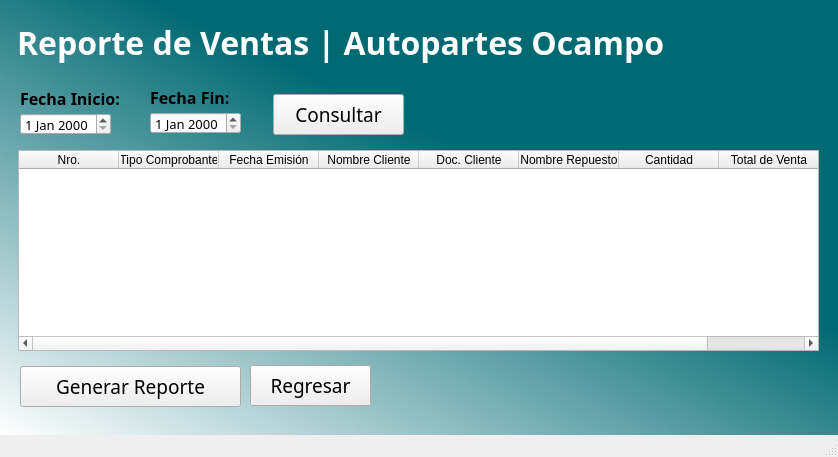
<?xml version="1.0" encoding="UTF-8"?>
<ui version="4.0">
 <class>MainWindow</class>
 <widget class="QMainWindow" name="MainWindow">
  <property name="geometry">
   <rect>
    <x>0</x>
    <y>0</y>
    <width>838</width>
    <height>457</height>
   </rect>
  </property>
  <property name="minimumSize">
   <size>
    <width>838</width>
    <height>457</height>
   </size>
  </property>
  <property name="maximumSize">
   <size>
    <width>838</width>
    <height>457</height>
   </size>
  </property>
  <property name="font">
   <font>
    <family>Century Gothic</family>
    <pointsize>10</pointsize>
   </font>
  </property>
  <property name="windowTitle">
   <string>Admin_Inventario</string>
  </property>
  <property name="styleSheet">
   <string notr="true">QWidget#centralwidget{
background-color: qlineargradient(spread:pad, x1:0.829, y1:0.107455, x2:0, y2:1, stop:0.295455 rgba(0, 105, 114, 255), stop:1 rgba(255, 255, 255, 255));}</string>
  </property>
  <widget class="QWidget" name="centralwidget">
   <widget class="QLabel" name="label_4">
    <property name="geometry">
     <rect>
      <x>17</x>
      <y>7</y>
      <width>671</width>
      <height>71</height>
     </rect>
    </property>
    <property name="minimumSize">
     <size>
      <width>501</width>
      <height>71</height>
     </size>
    </property>
    <property name="font">
     <font>
      <family>Century Gothic</family>
      <pointsize>24</pointsize>
      <weight>75</weight>
      <bold>true</bold>
     </font>
    </property>
    <property name="styleSheet">
     <string notr="true">color: rgb(255, 255, 255);</string>
    </property>
    <property name="text">
     <string>Reporte de Ventas | Autopartes Ocampo</string>
    </property>
   </widget>
   <widget class="QTableWidget" name="tblInventario">
    <property name="geometry">
     <rect>
      <x>18</x>
      <y>150</y>
      <width>801</width>
      <height>201</height>
     </rect>
    </property>
    <property name="minimumSize">
     <size>
      <width>801</width>
      <height>201</height>
     </size>
    </property>
    <property name="maximumSize">
     <size>
      <width>801</width>
      <height>201</height>
     </size>
    </property>
    <property name="font">
     <font>
      <family>Century Gothic</family>
      <pointsize>10</pointsize>
     </font>
    </property>
    <column>
     <property name="text">
      <string>Nro.</string>
     </property>
    </column>
    <column>
     <property name="text">
      <string>Tipo Comprobante</string>
     </property>
    </column>
    <column>
     <property name="text">
      <string>Fecha Emisión</string>
     </property>
    </column>
    <column>
     <property name="text">
      <string>Nombre Cliente</string>
     </property>
    </column>
    <column>
     <property name="text">
      <string>Doc. Cliente</string>
     </property>
    </column>
    <column>
     <property name="text">
      <string>Nombre Repuesto</string>
     </property>
    </column>
    <column>
     <property name="text">
      <string>Cantidad</string>
     </property>
    </column>
    <column>
     <property name="text">
      <string>Total de Venta</string>
     </property>
    </column>
   </widget>
   <widget class="QLabel" name="label_5">
    <property name="geometry">
     <rect>
      <x>580</x>
      <y>80</y>
      <width>241</width>
      <height>81</height>
     </rect>
    </property>
    <property name="styleSheet">
     <string notr="true"/>
    </property>
    <property name="text">
     <string/>
    </property>
    <property name="pixmap">
     <pixmap>../img/LOGO PNG.png</pixmap>
    </property>
    <property name="scaledContents">
     <bool>true</bool>
    </property>
   </widget>
   <widget class="QPushButton" name="btnRegresar">
    <property name="geometry">
     <rect>
      <x>250</x>
      <y>365</y>
      <width>121</width>
      <height>41</height>
     </rect>
    </property>
    <property name="font">
     <font>
      <family>Century Gothic</family>
      <pointsize>14</pointsize>
     </font>
    </property>
    <property name="text">
     <string>Regresar</string>
    </property>
    <property name="icon">
     <iconset>
      <normaloff>../Img/regresarPNG.png</normaloff>../Img/regresarPNG.png</iconset>
    </property>
    <property name="iconSize">
     <size>
      <width>23</width>
      <height>23</height>
     </size>
    </property>
   </widget>
   <widget class="QPushButton" name="btnGenerar">
    <property name="geometry">
     <rect>
      <x>273</x>
      <y>94</y>
      <width>131</width>
      <height>41</height>
     </rect>
    </property>
    <property name="font">
     <font>
      <family>Century Gothic</family>
      <pointsize>14</pointsize>
     </font>
    </property>
    <property name="text">
     <string>Consultar</string>
    </property>
    <property name="icon">
     <iconset>
      <normaloff>../Img/pngwing.com (2).png</normaloff>../Img/pngwing.com (2).png</iconset>
    </property>
    <property name="iconSize">
     <size>
      <width>20</width>
      <height>20</height>
     </size>
    </property>
   </widget>
   <widget class="QLabel" name="label_10">
    <property name="geometry">
     <rect>
      <x>20</x>
      <y>88</y>
      <width>111</width>
      <height>21</height>
     </rect>
    </property>
    <property name="font">
     <font>
      <family>Century Gothic</family>
      <pointsize>12</pointsize>
      <weight>75</weight>
      <bold>true</bold>
     </font>
    </property>
    <property name="styleSheet">
     <string notr="true">color:'white';</string>
    </property>
    <property name="text">
     <string>Fecha Inicio:</string>
    </property>
   </widget>
   <widget class="QDateEdit" name="dateEdit">
    <property name="geometry">
     <rect>
      <x>20</x>
      <y>113</y>
      <width>91</width>
      <height>22</height>
     </rect>
    </property>
    <property name="font">
     <font>
      <family>Century Gothic</family>
      <pointsize>10</pointsize>
     </font>
    </property>
   </widget>
   <widget class="QDateEdit" name="dateEdit_2">
    <property name="geometry">
     <rect>
      <x>150</x>
      <y>112</y>
      <width>91</width>
      <height>22</height>
     </rect>
    </property>
    <property name="font">
     <font>
      <family>Century Gothic</family>
      <pointsize>10</pointsize>
     </font>
    </property>
   </widget>
   <widget class="QLabel" name="label_11">
    <property name="geometry">
     <rect>
      <x>150</x>
      <y>87</y>
      <width>111</width>
      <height>21</height>
     </rect>
    </property>
    <property name="font">
     <font>
      <family>Century Gothic</family>
      <pointsize>12</pointsize>
      <weight>75</weight>
      <bold>true</bold>
     </font>
    </property>
    <property name="styleSheet">
     <string notr="true">color:'white';</string>
    </property>
    <property name="text">
     <string>Fecha Fin:</string>
    </property>
   </widget>
   <widget class="QPushButton" name="btnRegresar_2">
    <property name="geometry">
     <rect>
      <x>20</x>
      <y>366</y>
      <width>221</width>
      <height>41</height>
     </rect>
    </property>
    <property name="font">
     <font>
      <family>Century Gothic</family>
      <pointsize>14</pointsize>
     </font>
    </property>
    <property name="text">
     <string>Generar Reporte</string>
    </property>
    <property name="icon">
     <iconset>
      <normaloff>../Img/Microsoft_Excel_2013-2019_logo.svg.png</normaloff>../Img/Microsoft_Excel_2013-2019_logo.svg.png</iconset>
    </property>
    <property name="iconSize">
     <size>
      <width>23</width>
      <height>23</height>
     </size>
    </property>
   </widget>
   <widget class="QLabel" name="label_6">
    <property name="geometry">
     <rect>
      <x>580</x>
      <y>70</y>
      <width>241</width>
      <height>81</height>
     </rect>
    </property>
    <property name="styleSheet">
     <string notr="true"/>
    </property>
    <property name="text">
     <string/>
    </property>
    <property name="pixmap">
     <pixmap>../Img/LOGO PNG 1.png</pixmap>
    </property>
    <property name="scaledContents">
     <bool>true</bool>
    </property>
   </widget>
  </widget>
  <widget class="QMenuBar" name="menubar">
   <property name="geometry">
    <rect>
     <x>0</x>
     <y>0</y>
     <width>838</width>
     <height>21</height>
    </rect>
   </property>
  </widget>
  <widget class="QStatusBar" name="statusbar"/>
 </widget>
 <resources/>
 <connections/>
</ui>
